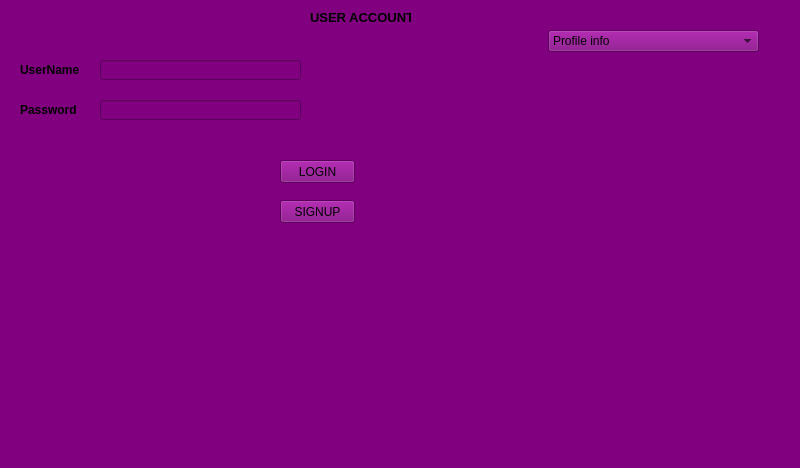
<?xml version="1.0" encoding="UTF-8"?>
<ui version="4.0">
 <class>MainWindow</class>
 <widget class="QMainWindow" name="MainWindow">
  <property name="geometry">
   <rect>
    <x>0</x>
    <y>0</y>
    <width>800</width>
    <height>468</height>
   </rect>
  </property>
  <property name="palette">
   <palette>
    <active>
     <colorrole role="Button">
      <brush brushstyle="SolidPattern">
       <color alpha="255">
        <red>128</red>
        <green>0</green>
        <blue>128</blue>
       </color>
      </brush>
     </colorrole>
     <colorrole role="Base">
      <brush brushstyle="SolidPattern">
       <color alpha="255">
        <red>128</red>
        <green>0</green>
        <blue>128</blue>
       </color>
      </brush>
     </colorrole>
     <colorrole role="Window">
      <brush brushstyle="SolidPattern">
       <color alpha="255">
        <red>128</red>
        <green>0</green>
        <blue>128</blue>
       </color>
      </brush>
     </colorrole>
     <colorrole role="LinkVisited">
      <brush brushstyle="SolidPattern">
       <color alpha="255">
        <red>180</red>
        <green>79</green>
        <blue>200</blue>
       </color>
      </brush>
     </colorrole>
    </active>
    <inactive>
     <colorrole role="Button">
      <brush brushstyle="SolidPattern">
       <color alpha="255">
        <red>128</red>
        <green>0</green>
        <blue>128</blue>
       </color>
      </brush>
     </colorrole>
     <colorrole role="Base">
      <brush brushstyle="SolidPattern">
       <color alpha="255">
        <red>128</red>
        <green>0</green>
        <blue>128</blue>
       </color>
      </brush>
     </colorrole>
     <colorrole role="Window">
      <brush brushstyle="SolidPattern">
       <color alpha="255">
        <red>128</red>
        <green>0</green>
        <blue>128</blue>
       </color>
      </brush>
     </colorrole>
     <colorrole role="LinkVisited">
      <brush brushstyle="SolidPattern">
       <color alpha="255">
        <red>180</red>
        <green>79</green>
        <blue>200</blue>
       </color>
      </brush>
     </colorrole>
    </inactive>
    <disabled>
     <colorrole role="Button">
      <brush brushstyle="SolidPattern">
       <color alpha="255">
        <red>128</red>
        <green>0</green>
        <blue>128</blue>
       </color>
      </brush>
     </colorrole>
     <colorrole role="Base">
      <brush brushstyle="SolidPattern">
       <color alpha="255">
        <red>128</red>
        <green>0</green>
        <blue>128</blue>
       </color>
      </brush>
     </colorrole>
     <colorrole role="Window">
      <brush brushstyle="SolidPattern">
       <color alpha="255">
        <red>128</red>
        <green>0</green>
        <blue>128</blue>
       </color>
      </brush>
     </colorrole>
     <colorrole role="LinkVisited">
      <brush brushstyle="SolidPattern">
       <color alpha="255">
        <red>180</red>
        <green>79</green>
        <blue>200</blue>
       </color>
      </brush>
     </colorrole>
    </disabled>
   </palette>
  </property>
  <property name="windowTitle">
   <string>MainWindow</string>
  </property>
  <property name="styleSheet">
   <string notr="true">background-color:  purple</string>
  </property>
  <widget class="QWidget" name="centralwidget">
   <widget class="QLabel" name="label">
    <property name="geometry">
     <rect>
      <x>20</x>
      <y>60</y>
      <width>61</width>
      <height>21</height>
     </rect>
    </property>
    <property name="text">
     <string>&lt;html&gt;&lt;head/&gt;&lt;body&gt;&lt;p&gt;&lt;span style=&quot; font-size:9pt; font-weight:600;&quot;&gt;UserName&lt;/span&gt;&lt;/p&gt;&lt;/body&gt;&lt;/html&gt;</string>
    </property>
   </widget>
   <widget class="QLabel" name="label_2">
    <property name="geometry">
     <rect>
      <x>20</x>
      <y>100</y>
      <width>61</width>
      <height>21</height>
     </rect>
    </property>
    <property name="text">
     <string>&lt;html&gt;&lt;head/&gt;&lt;body&gt;&lt;p&gt;&lt;span style=&quot; font-size:9pt; font-weight:600;&quot;&gt;Password&lt;/span&gt;&lt;/p&gt;&lt;/body&gt;&lt;/html&gt;</string>
    </property>
   </widget>
   <widget class="QLineEdit" name="lineEdit">
    <property name="geometry">
     <rect>
      <x>100</x>
      <y>60</y>
      <width>201</width>
      <height>20</height>
     </rect>
    </property>
   </widget>
   <widget class="QLineEdit" name="lineEdit_2">
    <property name="geometry">
     <rect>
      <x>100</x>
      <y>100</y>
      <width>201</width>
      <height>20</height>
     </rect>
    </property>
   </widget>
   <widget class="QLabel" name="label_3">
    <property name="geometry">
     <rect>
      <x>310</x>
      <y>10</y>
      <width>101</width>
      <height>16</height>
     </rect>
    </property>
    <property name="text">
     <string>&lt;html&gt;&lt;head/&gt;&lt;body&gt;&lt;p&gt;&lt;span style=&quot; font-size:10pt; font-weight:600;&quot;&gt;USER ACCOUNT&lt;/span&gt;&lt;/p&gt;&lt;/body&gt;&lt;/html&gt;</string>
    </property>
   </widget>
   <widget class="QPushButton" name="LOGIN">
    <property name="geometry">
     <rect>
      <x>280</x>
      <y>160</y>
      <width>75</width>
      <height>23</height>
     </rect>
    </property>
    <property name="text">
     <string>LOGIN</string>
    </property>
   </widget>
   <widget class="QPushButton" name="SIGNUP">
    <property name="geometry">
     <rect>
      <x>280</x>
      <y>200</y>
      <width>75</width>
      <height>23</height>
     </rect>
    </property>
    <property name="text">
     <string>SIGNUP</string>
    </property>
   </widget>
   <widget class="QComboBox" name="comboBox">
    <property name="geometry">
     <rect>
      <x>548</x>
      <y>30</y>
      <width>211</width>
      <height>22</height>
     </rect>
    </property>
    <property name="palette">
     <palette>
      <active>
       <colorrole role="Button">
        <brush brushstyle="SolidPattern">
         <color alpha="255">
          <red>0</red>
          <green>0</green>
          <blue>0</blue>
         </color>
        </brush>
       </colorrole>
       <colorrole role="Base">
        <brush brushstyle="SolidPattern">
         <color alpha="255">
          <red>128</red>
          <green>0</green>
          <blue>128</blue>
         </color>
        </brush>
       </colorrole>
       <colorrole role="Window">
        <brush brushstyle="SolidPattern">
         <color alpha="255">
          <red>128</red>
          <green>0</green>
          <blue>128</blue>
         </color>
        </brush>
       </colorrole>
       <colorrole role="LinkVisited">
        <brush brushstyle="SolidPattern">
         <color alpha="255">
          <red>171</red>
          <green>66</green>
          <blue>200</blue>
         </color>
        </brush>
       </colorrole>
      </active>
      <inactive>
       <colorrole role="Button">
        <brush brushstyle="SolidPattern">
         <color alpha="255">
          <red>0</red>
          <green>0</green>
          <blue>0</blue>
         </color>
        </brush>
       </colorrole>
       <colorrole role="Base">
        <brush brushstyle="SolidPattern">
         <color alpha="255">
          <red>128</red>
          <green>0</green>
          <blue>128</blue>
         </color>
        </brush>
       </colorrole>
       <colorrole role="Window">
        <brush brushstyle="SolidPattern">
         <color alpha="255">
          <red>128</red>
          <green>0</green>
          <blue>128</blue>
         </color>
        </brush>
       </colorrole>
       <colorrole role="LinkVisited">
        <brush brushstyle="SolidPattern">
         <color alpha="255">
          <red>171</red>
          <green>66</green>
          <blue>200</blue>
         </color>
        </brush>
       </colorrole>
      </inactive>
      <disabled>
       <colorrole role="Button">
        <brush brushstyle="SolidPattern">
         <color alpha="255">
          <red>0</red>
          <green>0</green>
          <blue>0</blue>
         </color>
        </brush>
       </colorrole>
       <colorrole role="Base">
        <brush brushstyle="SolidPattern">
         <color alpha="255">
          <red>128</red>
          <green>0</green>
          <blue>128</blue>
         </color>
        </brush>
       </colorrole>
       <colorrole role="Window">
        <brush brushstyle="SolidPattern">
         <color alpha="255">
          <red>128</red>
          <green>0</green>
          <blue>128</blue>
         </color>
        </brush>
       </colorrole>
       <colorrole role="LinkVisited">
        <brush brushstyle="SolidPattern">
         <color alpha="255">
          <red>171</red>
          <green>66</green>
          <blue>200</blue>
         </color>
        </brush>
       </colorrole>
      </disabled>
     </palette>
    </property>
    <item>
     <property name="text">
      <string>Profile info</string>
     </property>
    </item>
    <item>
     <property name="text">
      <string>Books</string>
     </property>
    </item>
    <item>
     <property name="text">
      <string>Change Password</string>
     </property>
    </item>
    <item>
     <property name="text">
      <string>Logout</string>
     </property>
    </item>
   </widget>
  </widget>
  <widget class="QMenuBar" name="menubar">
   <property name="geometry">
    <rect>
     <x>0</x>
     <y>0</y>
     <width>800</width>
     <height>21</height>
    </rect>
   </property>
  </widget>
  <widget class="QStatusBar" name="statusbar"/>
 </widget>
 <resources/>
 <connections/>
</ui>
